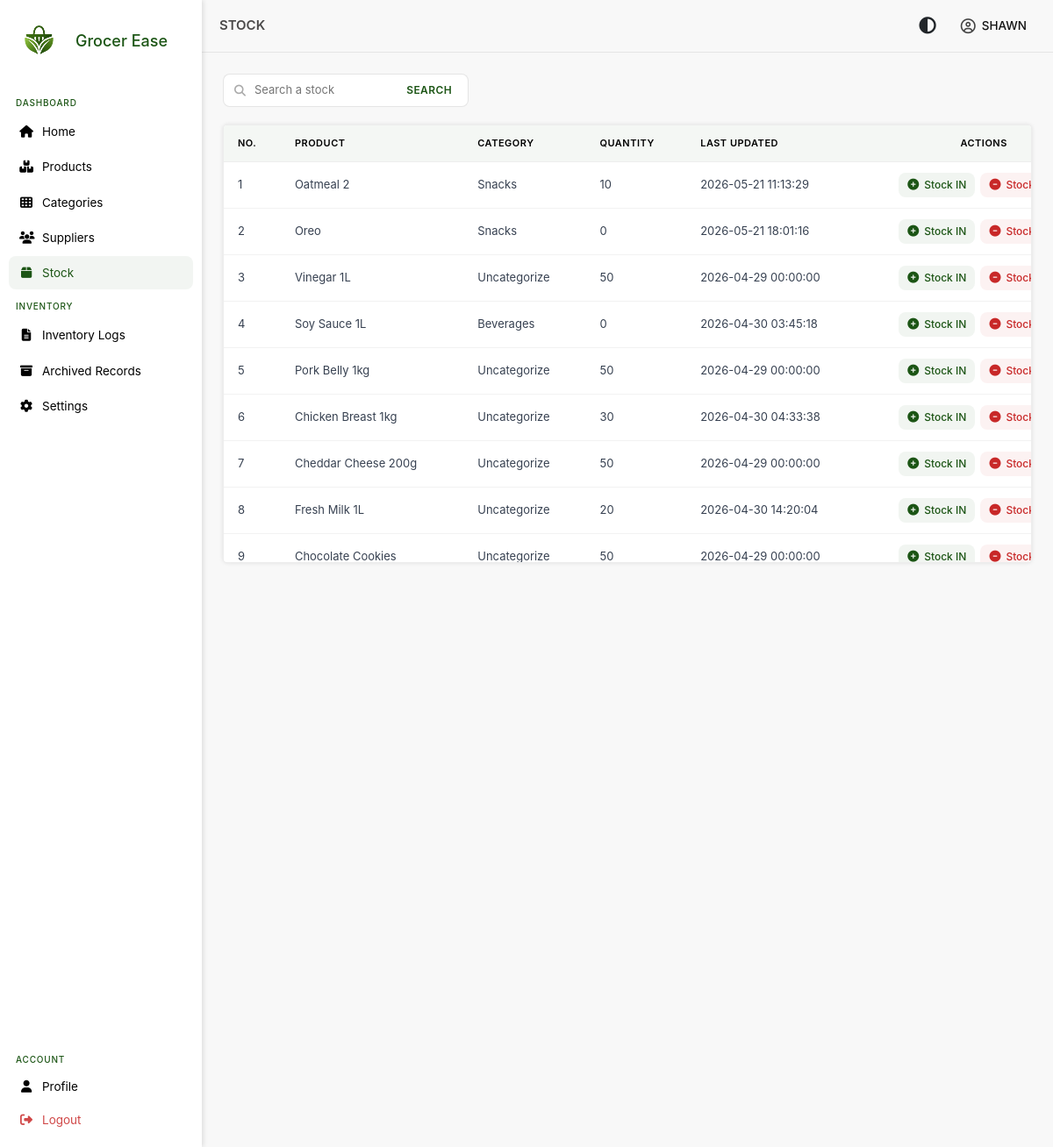
Before: /views/inventory/stock.php (signed in) with the older database file.
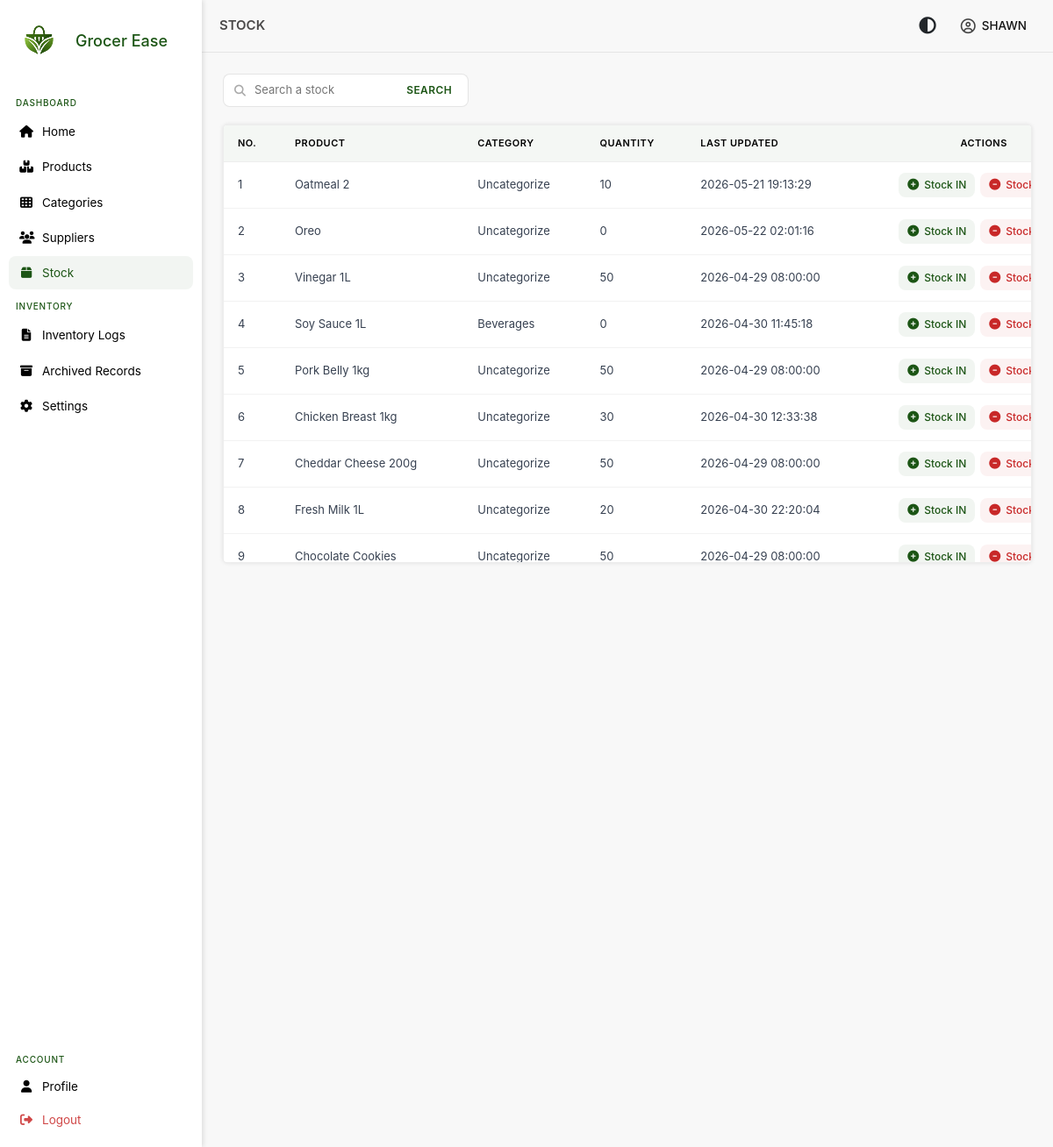
After: the same page with the newer database file.
### tables this page shows
CREATE TABLE `stocks` (
  `stock_id_pk` int NOT NULL AUTO_INCREMENT,
  `product_id_fk` int NOT NULL,
  `quantity` bigint DEFAULT '0',
  `last_updated` timestamp NULL DEFAULT CURRENT_TIMESTAMP,
  PRIMARY KEY (`stock_id_pk`),
  KEY `idx_stock_product` (`product_id_fk`)
);

CREATE TABLE `categories` (
  `category_id_pk` int NOT NULL AUTO_INCREMENT,
  `category_name` varchar(250) NOT NULL,
  `category_description` longtext,
  `is_deleted` tinyint DEFAULT '0',
  `deleted_at` datetime DEFAULT NULL,
  `status` tinyint DEFAULT '1',
  PRIMARY KEY (`category_id_pk`),
  KEY `idx_category_name` (`category_name`)
);

CREATE TABLE `products` (
  `product_id_pk` int NOT NULL AUTO_INCREMENT,
  `product_name` varchar(250) NOT NULL,
  `product_description` longtext,
  `selling_price` decimal(10,2) NOT NULL,
  `status` tinyint DEFAULT '1',
  `is_deleted` tinyint DEFAULT '0',
  `category_id_fk` int DEFAULT NULL,
  `deleted_at` datetime DEFAULT NULL,
  PRIMARY KEY (`product_id_pk`),
  KEY `category_id_fk` (`category_id_fk`),
  KEY `idx_product_name` (`product_name`),
  CONSTRAINT `products_ibfk_1` FOREIGN KEY (`category_id_fk`) REFERENCES `categories` (`category_id_pk`)
);

### autoload.php (called while the page is built, shortened)
<?php
spl_autoload_register(function ($class) {
    $paths = [
        __DIR__ . '/models/',
        __DIR__ . '/models/Stock/',
        __DIR__ . '/models/Relations/',
    ];
    foreach ($paths as $path) {
        $file = $path . $class . '.php';
        if (file_exists($file)) {
            return;
        }
    }
});
?>

### models/Stock/Stocks.php (called while the page is built, shortened)
<?php
class Stocks
{
    private $conn;
    public function __construct($db)
    {
        $this->conn = $db;
    }
    public function GetStocksPaginated($limit, $offset)
    {
        $stmt = $this->conn->prepare("SELECT s.stock_id_pk,
                                         s.product_id_fk,
                                         p.product_name,
                                         p.status,
                                         s.quantity,
                                         c.category_name,
                                         p.is_deleted,
                                         s.last_updated
                                  FROM stocks as s
                                  INNER JOIN products as p ON s.product_id_fk = p.product_id_pk
                                  LEFT JOIN categories as c ON p.category_id_fk = c.category_id_pk AND c.is_deleted = 0
                                  WHERE s.quantity >= 0
                                  AND p.is_deleted = 0
                                  AND p.status = 1
                                  ORDER BY stock_id_pk DESC
                                  LIMIT :limit OFFSET :offset");
        $stmt->bindParam(':limit', $limit, PDO::PARAM_INT);
        $stmt->bindParam(':offset', $offset, PDO::PARAM_INT);
        $stmt->execute();
        return $stmt->fetchAll(PDO::FETCH_ASSOC);
    }
}

### views/inventory/stock.php (the view, shortened to what the changed rows need)
<?php
require_once __DIR__ . '/../../autoload.php';
$stocks = new Stocks($db);
$search = $_GET['search'] ?? '';
$limit = 10;
$page = isset($_GET['page']) ? (int)$_GET['page'] : 1;
if (!empty($search)) {
    $all_stocks = $stocks->SearchStock($search);
    $total_records = count($all_stocks);
    $total_pages = 1;
} else {
    $all_stocks = $stocks->GetStocksPaginated($limit, ($page - 1) * $limit);
}
?>
<!DOCTYPE html>
<html lang="en">
<?php include "../../includes/head.php" ?>
<body>
    <main class="main-content">
        <section class="page-content">
            <div class="menu-table">
                <table>
                    <thead>
                        <tr>
                            <th>No.</th>
                            <th>Product</th>
                            <th>Category</th>
                            <th>Quantity</th>
                            <th>Last Updated</th>
                            <th>Actions</th>
                        </tr>
                    </thead>
                    <tbody>
                        <?php $no = ($page - 1) * $limit + 1; ?>
                        <?php if (empty($all_stocks)): ?>
                            <tr>
                                <td colspan="6" style="text-align:center; color:#6b7280;">
                                    No stocks found
                                </td>
                            </tr>
                            <?php else: ?>
                                <?php foreach ($all_stocks as $stock): ?>
                            <tr>
                                <td><?= $no++ ?></td>
                                <td><?= htmlspecialchars($stock['product_name']) ?></td>
                                <td><?= htmlspecialchars($stock['category_name'] ?? 'Uncategorize') ?></td>
                                <td><?= htmlspecialchars($stock['quantity']) ?></td>
                                <td><?= htmlspecialchars($stock['last_updated']) ?></td>
                                <td>
                                    <div class="actions">
                                        <button class="btn btn-in open-stock-in" data-id="<?= $stock['product_id_fk'] ?>"
                                            data-name="<?= htmlspecialchars($stock['product_name'], ENT_QUOTES) ?>">
                                            <i class="fa-solid fa-circle-plus"></i>
                                            <span>Stock IN</span>
                                        </button>
                                        <button class="btn btn-out open-stock-out" data-id="<?= $stock['product_id_fk'] ?>"
                                            data-name="<?= htmlspecialchars($stock['product_name'], ENT_QUOTES) ?>">
                                            <i class="fa-solid fa-circle-minus"></i>
                                            <span>Stock OUT</span>
                                        </button>
                                    </div>
                                </td>
                            </tr>
                        <?php endforeach; ?>
                    <?php endif; ?>
                    </tbody>
                </table>
            </div>
        </section>
    </main>
</body>
</html>

Changed rows visible on the page:
changed stocks "Oatmeal 2": categories.category_name "Snacks" → "Uncategorize"; last_updated "2026-05-21 11:13:29" → "2026-05-21 19:13:29"
changed stocks "Oreo": categories.category_name "Snacks" → "Uncategorize"; last_updated "2026-05-21 18:01:16" → "2026-05-22 02:01:16"
changed stocks "Vinegar 1L": last_updated "2026-04-29 00:00:00" → "2026-04-29 08:00:00"
changed stocks "Soy Sauce 1L": last_updated "2026-04-30 03:45:18" → "2026-04-30 11:45:18"
changed stocks "Pork Belly 1kg": last_updated "2026-04-29 00:00:00" → "2026-04-29 08:00:00"
changed stocks "Chicken Breast 1kg": last_updated "2026-04-30 04:33:38" → "2026-04-30 12:33:38"
changed stocks "Cheddar Cheese 200g": last_updated "2026-04-29 00:00:00" → "2026-04-29 08:00:00"
changed stocks "Fresh Milk 1L": last_updated "2026-04-30 14:20:04" → "2026-04-30 22:20:04"
changed stocks "Chocolate Cookies": last_updated "2026-04-29 00:00:00" → "2026-04-29 08:00:00"
